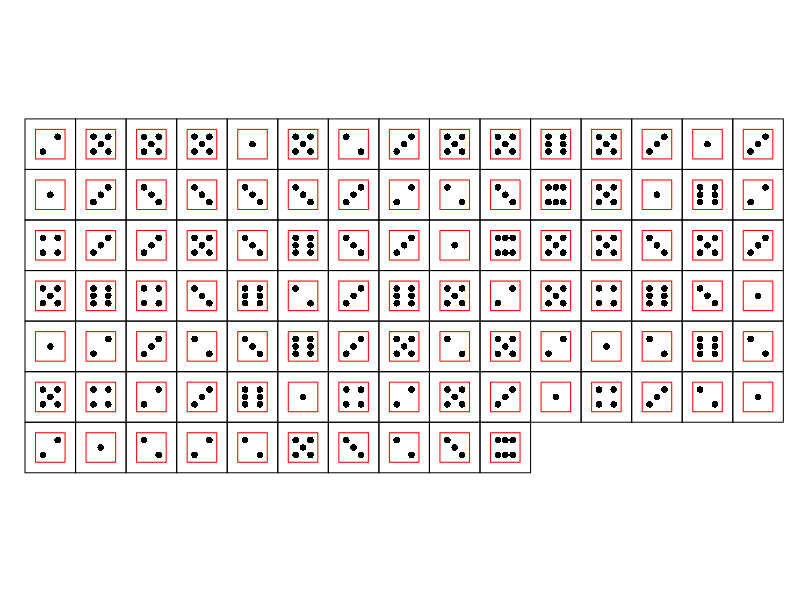
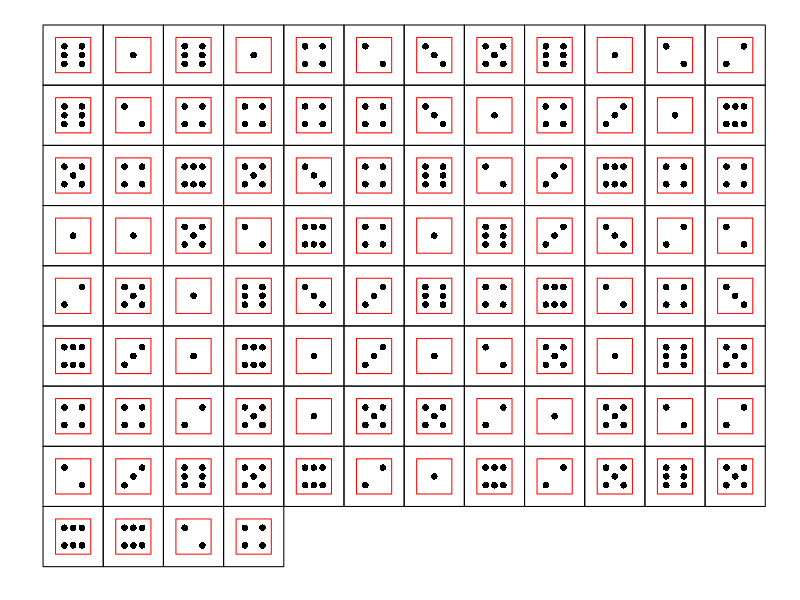
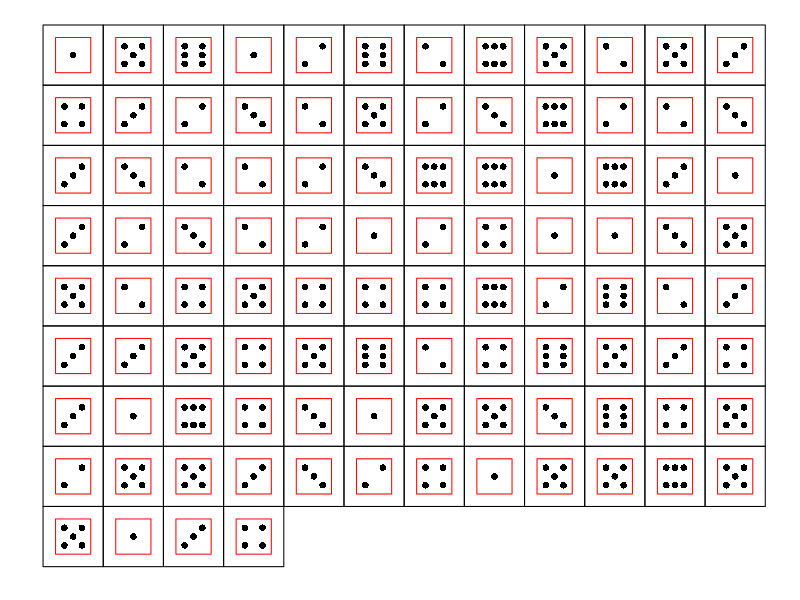
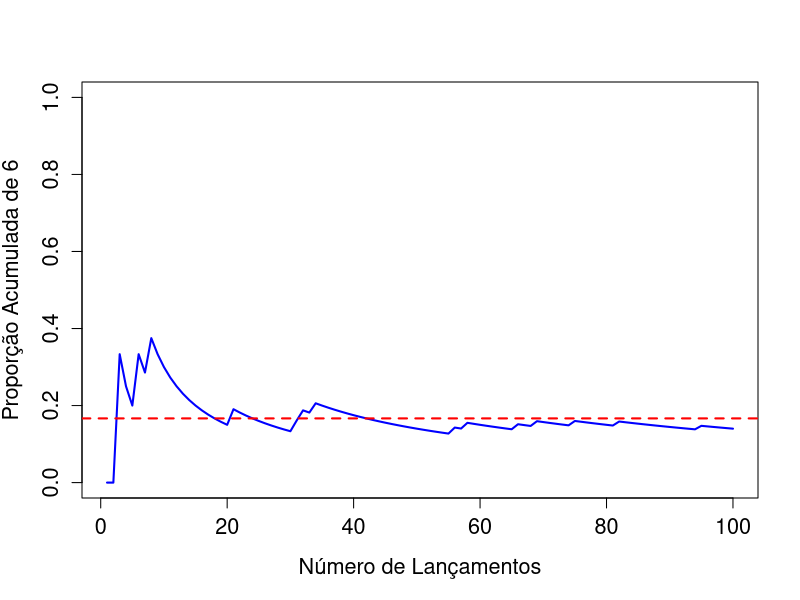
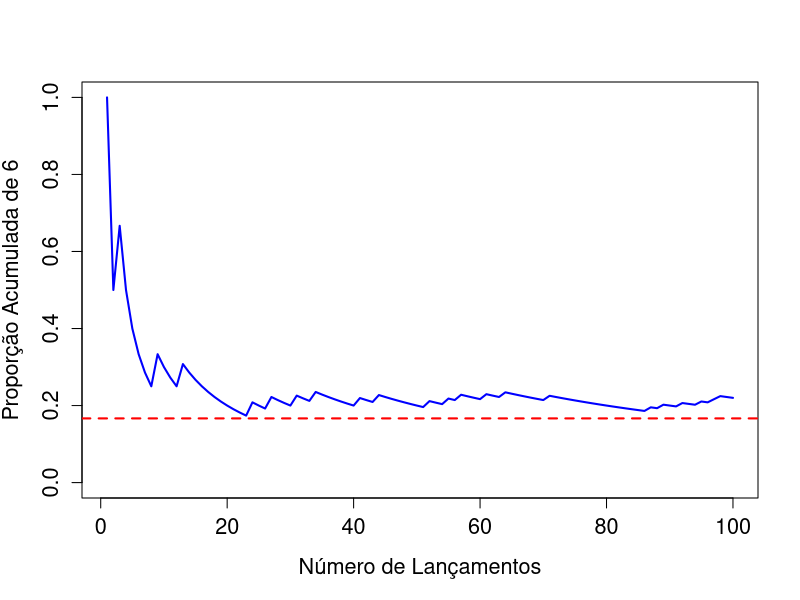
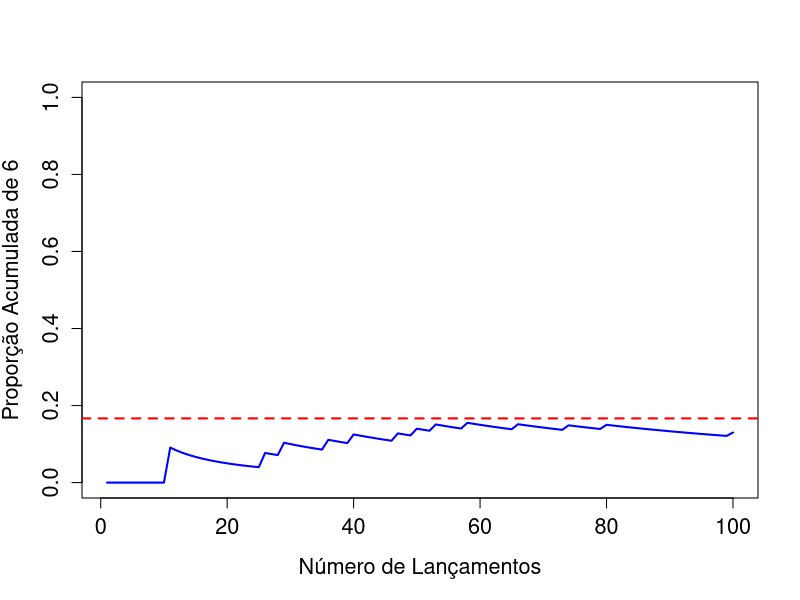
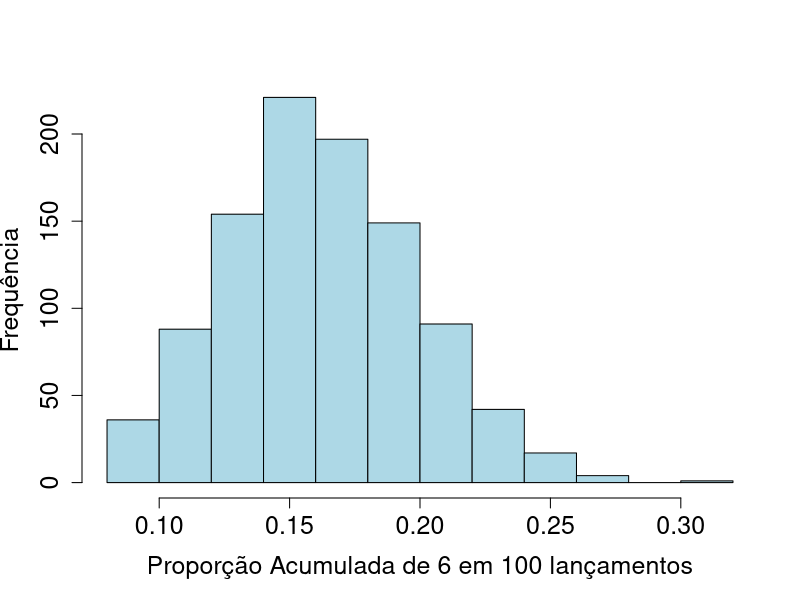
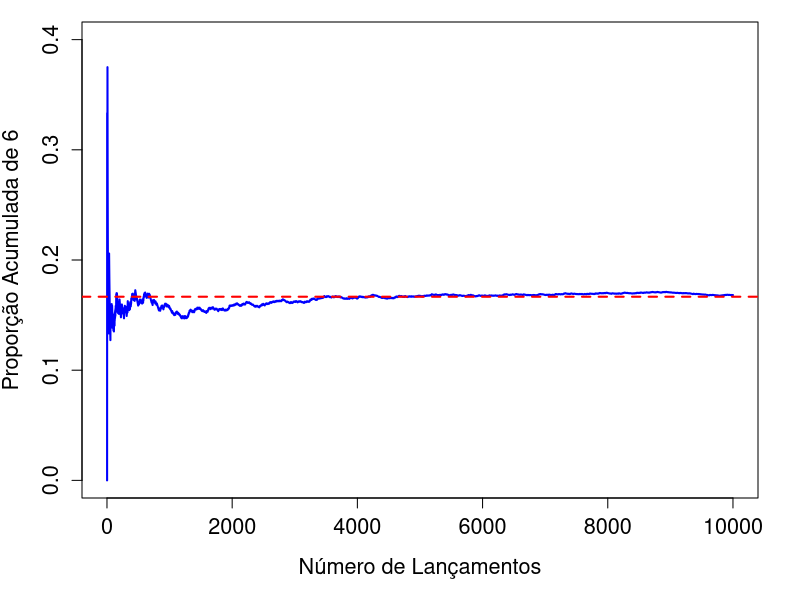

Here is the R script that generated these plots, in order:
## ---- chunk 1
library(TeachingDemos)
set.seed(1234)
x1 <- dice(rolls=100, ndice=1)
plot.dice(x1, layout=c(15, 7))
## ---- chunk 2
library(knitr)

a <- as.data.frame(table(x1))

d <- data.frame(Freq=a$Freq)
d <- t(d)
colnames(d) <- c(" 1"," 2"," 3"," 4"," 5"," 6")
rownames(d) <- c("Freq")
kable(d)

cum1 <- matrix(NA,ncol=1,nrow=length(x1$Red))
for (i in 1:length(x1$Red))
  {
    cum1[i] <- length(which(x1$Red[1:i]==6))/i
  }
## ---- chunk 3
set.seed(12345)
x2 <- dice(rolls=100, ndice=1)
plot.dice(x2)
## ---- chunk 4
a <- as.data.frame(table(x2))

d <- data.frame(Freq=a$Freq)
d <- t(d)
colnames(d) <- c(" 1"," 2"," 3"," 4"," 5"," 6")
rownames(d) <- c("Freq")
kable(d)

cum2 <- matrix(NA,ncol=1,nrow=length(x2$Red))
for (i in 1:length(x2$Red))
  {
    cum2[i] <- length(which(x2$Red[1:i]==6))/i
  }
## ---- chunk 5
set.seed(12347)
x <- dice(rolls=100,ndice=1)
plot.dice(x)
## ---- chunk 6
a <- as.data.frame(table(x))

d <- data.frame(Freq=a$Freq)
d <- t(d)
colnames(d) <- c(" 1"," 2"," 3"," 4"," 5"," 6")
rownames(d) <- c("Freq")
kable(d)
## ---- chunk 7
cum <- matrix(NA,ncol=1,nrow=length(x$Red))
for (i in 1:length(x$Red))
  {
    cum[i] <- length(which(x$Red[1:i]==6))/i
  }

ocorre6 <- ifelse(x$Red==6,"sim","não")
dd <- data.frame(v1=1:100,v2=ocorre6,v3=round(cum,2))
colnames(dd)=c("Lançamento","6 ocorre?","Proporção Acumulada de 6")
kable(dd[c(1:4,96:100),])

## ---- chunk 8
plot(x=1:length(x$Red), y=cum, ylim=c(0,1), type="l", xlab="Número de Lançamentos", ylab="Proporção Acumulada de 6", cex.axis=1.3, cex.lab=1.3, lwd=2, col="blue")
abline(h=1/6, col="red", lwd=2, lty=2)
## ---- chunk 9
plot(x=1:length(x2$Red), y=cum2, ylim=c(0,1), type="l", xlab="Número de Lançamentos", ylab="Proporção Acumulada de 6", cex.axis=1.3, cex.lab=1.3, lwd=2, col="blue")
abline(h=1/6, col="red", lwd=2, lty=2)
## ---- chunk 10
plot(x=1:length(x1$Red), y=cum1,ylim=c(0,1), type="l", xlab="Número de Lançamentos", ylab="Proporção Acumulada de 6", cex.axis=1.3, cex.lab=1.3, lwd=2, col="blue")
abline(h=1/6,col="red", lwd=2, lty=2)
## ---- chunk 11
B=1000
X=100
propSix <- matrix(NA,ncol=1,nrow=B)
for (i in 1:B)
  {
    x <- dice(rolls=X,ndice=1)
    propSix[i] <- length(which(x$Red==6))/100
  }

hist(propSix,xlab="Proporção Acumulada de 6 em 100 lançamentos",ylab="Frequência",main="",col="lightblue",cex.axis=1.5,cex.lab=1.5)
## ---- chunk 12
set.seed(12347)
x <- dice(rolls=10000,ndice=1)

#a <- as.data.frame(table(x))

#d <- data.frame(Freq=a$Freq)
#d <- t(d)
#colnames(d) <- c(" 1"," 2"," 3"," 4"," 5"," 6")
#rownames(d) <- c("Freq")
#kable(d)

##### Propocao acumulada de 6
cum <- matrix(NA,ncol=1,nrow=length(x$Red))
for (i in 1:length(x$Red))
  {
    cum[i] <- length(which(x$Red[1:i]==6))/i
  }

par(mar=c(5.1,4.1,1.1,2.1))
plot(x=1:length(x$Red), y=cum, ylim=c(0, 0.4), type="l", xlab="Número de Lançamentos", ylab="Proporção Acumulada de 6", cex.axis=1.3, cex.lab=1.3, col="blue", lwd=2)
abline(h=1/6, col="red", lty=2, lwd=2)
